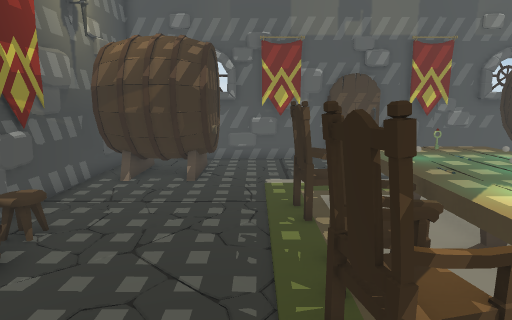
View 1 (above)

16 first-person views from a walk through a 3-D level made in the Unity game engine. The camera is 1.5 m above the floor, tilts 10° down and sees 75° across. The floor is counted in squares, 0.5 m on a side. Each view is taken from the middle of a square. On the plan, view 1 faces up. The plan holds only what a view shows up to about 20 squares ahead; the rest is blank. The player is left out.

View 2
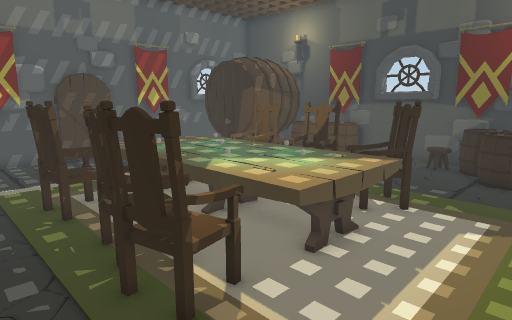

View 3
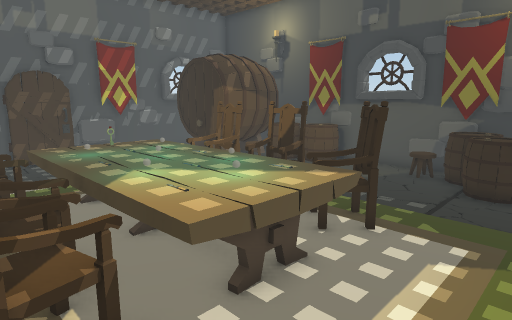

View 4
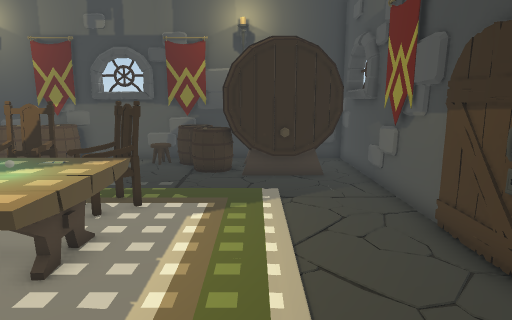

View 5
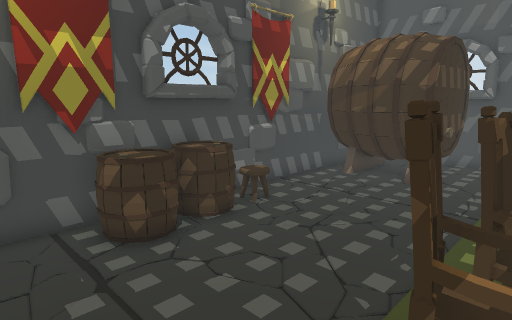

View 6
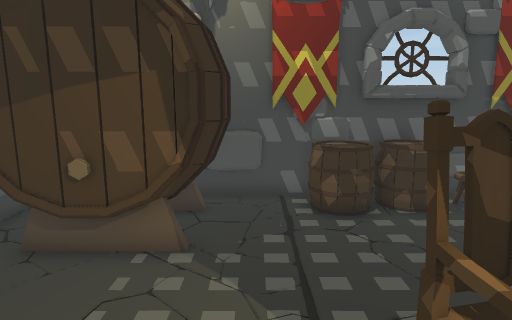

View 7
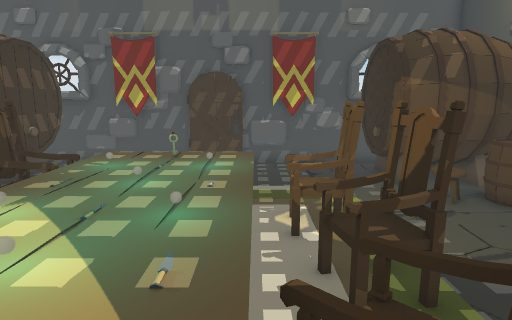

View 8
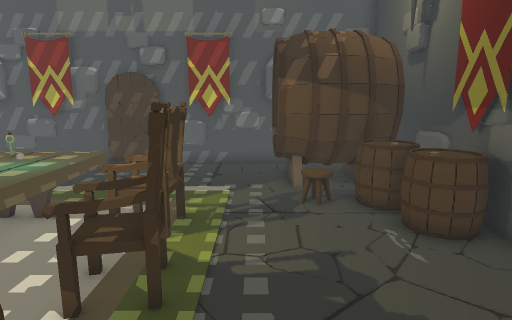

View 9
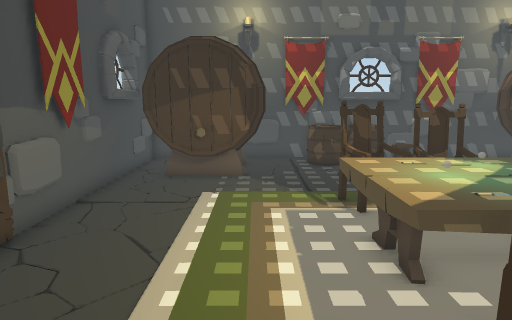

View 10
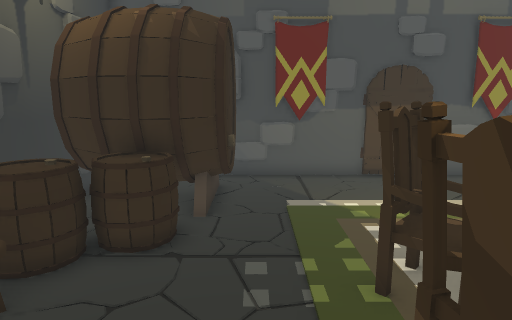

View 11
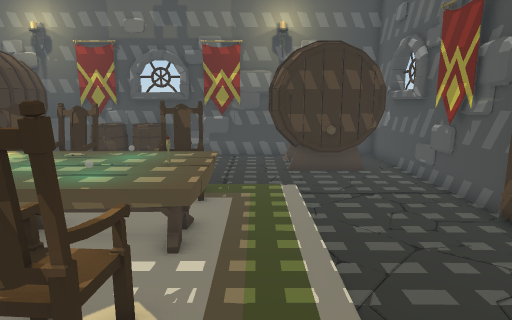

View 12
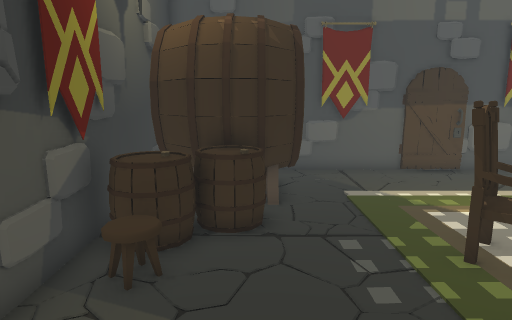

View 13
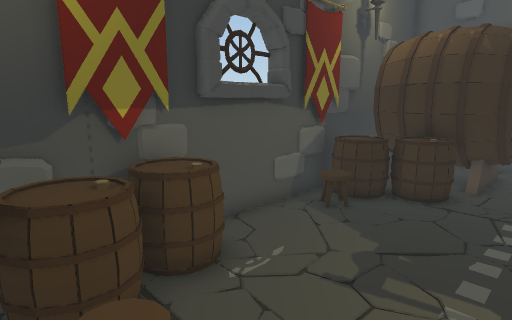

View 14
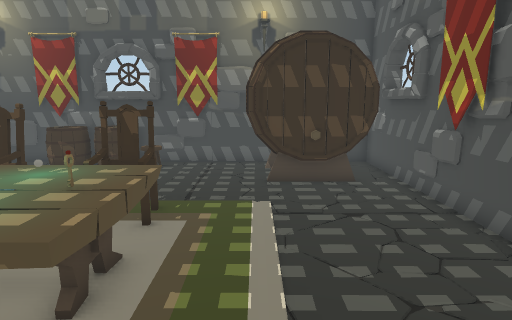

View 15
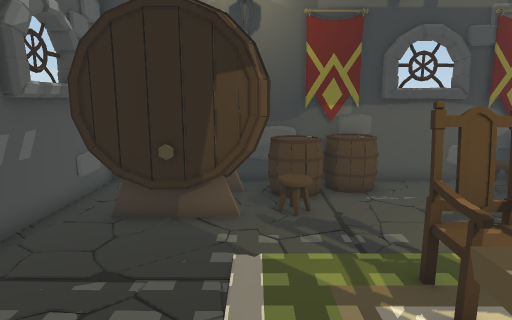

View 16
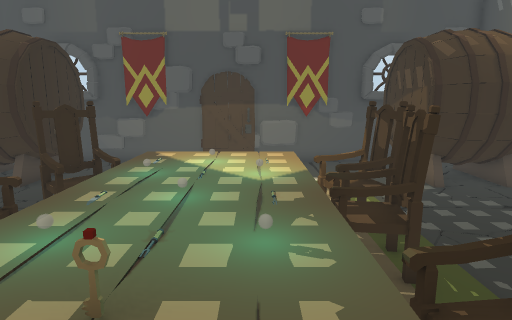

### Floor plan
Key: @ floor where view 1 was taken; # wall or solid block; . floor; = window, fence, low wall or low ledge; B barrel; C carpet; T table; H chair; A banner; O other object.
Columns run from 7 left of view 1 to 17 right of it. Each row starts with its distance up from view 1.
 18       #####  ######
 17 ##############=########
 16 # B  B.............B  B
 15 #BB BB.............B  B
 14 #BB  B.............B  B #
 13 #BBBBB.............BBBBB#
 12 #BBBBB....C........BBBBB#
 11 ##......  C.     ...OBBB#
 10 ##...... CTTTTT  ....BBB#
  9 ##......HHTTTTTHH.....BA#
  8 ##......HHTTTTTHH.....BB#
  7 ##O.....  TTTTTCH......##
  6 #BB.....HHHTTTTHHH.....##
  5 #BB.....HHTTTTTHH......##
  4 #BBB....HHTTTTTHH.....O##
  3 #BBB....HHTTTTHHH.....BA#
  2 #A......C TTTTTH ...BBBB#
  1 #=......   .  .  ...BBBB#
  0 #BBBBB.@ .       ..BBBBB#
 -1 #BBBBB...   CC   ..BBBBB#
 -2   B  B......C......B  BB#
 -3   B BB.............BB B #
 -4   B  B.............BB B #
 -5 #########################
 -6        #####  #####

Positions as (right, up) in squares from view 1, and headings:
1: (0, 0), facing up
2: (-1, -1), facing up-right
3: (1, -1), facing up-right
4: (-1, -1), facing right
5: (2, 0), facing up-left
6: (4, 1), facing left
7: (7, 1), facing up
8: (11, 1), facing up
9: (11, 0), facing left
10: (11, 8), facing down
11: (12, 11), facing left
12: (13, 9), facing down
13: (10, 12), facing down-right
14: (10, 12), facing left
15: (4, 12), facing right
16: (4, 11), facing down
